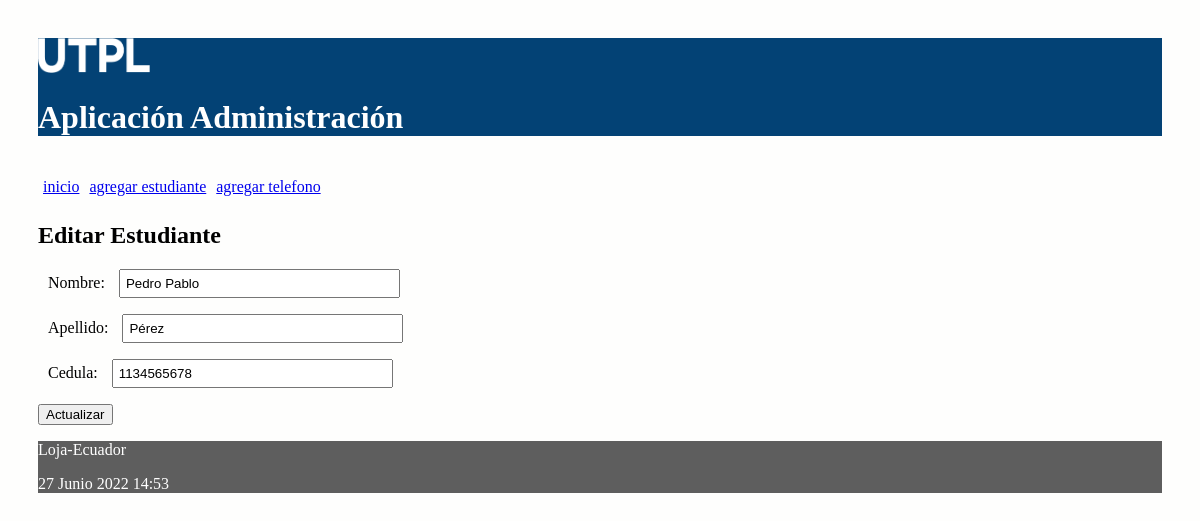
The page /editar_estudiante/3 on the database its author committed.
### administrativo/models.py (models this page shows, shortened)
class Estudiante(models.Model):
    nombre = models.CharField(max_length=30)
    apellido = models.CharField(max_length=30)
    cedula = models.CharField(max_length=30, unique=True)

### administrativo/views.py (the view)
# urls.py: path('editar_estudiante/<int:id>', views.editar_estudiante,
def editar_estudiante(request, id):
    estudiante = Estudiante.objects.get(pk=id)
    if request.method=='POST':
        formulario = EstudianteForm(request.POST, instance=estudiante)
        print(formulario.errors)
        if formulario.is_valid():
            formulario.save()
            return redirect(index)
    else:
        formulario = EstudianteForm(instance=estudiante)
    diccionario = {'formulario': formulario}
    return render(request, 'editarEstudiante.html', diccionario)

### administrativo/forms.py
class EstudianteForm(ModelForm):
    class Meta:
        model = Estudiante
        fields = ['nombre', 'apellido', 'cedula']

### administrativo/templates/editarEstudiante.html (shortened to what this page needs)
{% extends "master.html" %}
{% block content %}
<h2>Editar Estudiante</h3>
<form action="" method="post">
  {{formulario.as_p}}
  <p><input type='submit' value='Actualizar'/></p>
</form>
{% endblock %}

### administrativo/static/css/estilos.css (style rules this page uses)
body { background: #FEFEFD; padding: 30px; }
input[type=text], input[type=number] { width: 25%; padding: 5px 5px; box-sizing: border-box; }
label { padding: 12px 10px; }

### rows shown on the page
Estudiante: nombre "Pedro Pablo", apellido "Pérez", cedula "1134565678"
